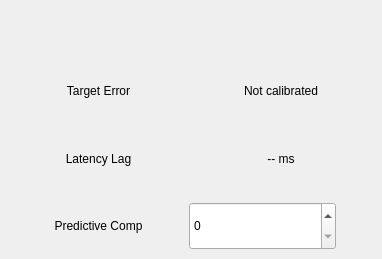
          <widget class="QWidget" name="tab_TargetAccuracy">
            <attribute name="title">
              <string>Target Accuracy</string>
            </attribute>
            <widget class="QLabel" name="labelTargetErrorTitle">
              <property name="geometry">
                <rect>
                  <x>18</x>
                  <y>67</y>
                  <width>161</width>
                  <height>48</height>
                </rect>
              </property>
              <property name="text">
                <string>Target Error</string>
              </property>
              <property name="alignment">
                <set>Qt::AlignCenter</set>
              </property>
            </widget>
            <widget class="QLabel" name="labelTargetErrorValue">
              <property name="geometry">
                <rect>
                  <x>189</x>
                  <y>67</y>
                  <width>184</width>
                  <height>48</height>
                </rect>
              </property>
              <property name="text">
                <string>Not calibrated</string>
              </property>
              <property name="alignment">
                <set>Qt::AlignCenter</set>
              </property>
            </widget>
            <widget class="QLabel" name="labelLatencyLagTitle">
              <property name="geometry">
                <rect>
                  <x>18</x>
                  <y>135</y>
                  <width>161</width>
                  <height>48</height>
                </rect>
              </property>
              <property name="text">
                <string>Latency Lag</string>
              </property>
              <property name="alignment">
                <set>Qt::AlignCenter</set>
              </property>
            </widget>
            <widget class="QLabel" name="labelLatencyLagValue">
              <property name="geometry">
                <rect>
                  <x>189</x>
                  <y>135</y>
                  <width>184</width>
                  <height>48</height>
                </rect>
              </property>
              <property name="text">
                <string>-- ms</string>
              </property>
              <property name="alignment">
                <set>Qt::AlignCenter</set>
              </property>
            </widget>
            <widget class="QLabel" name="labelPredictiveCompTitle">
              <property name="geometry">
                <rect>
                  <x>18</x>
                  <y>202</y>
                  <width>161</width>
                  <height>48</height>
                </rect>
              </property>
              <property name="text">
                <string>Predictive Comp</string>
              </property>
              <property name="alignment">
                <set>Qt::AlignCenter</set>
              </property>
            </widget>
            <widget class="QSpinBox" name="TargetPredictiveComp">
              <property name="geometry">
                <rect>
                  <x>189</x>
                  <y>202</y>
                  <width>147</width>
                  <height>48</height>
                </rect>
              </property>
              <property name="minimum">
                <number>0</number>
              </property>
              <property name="maximum">
                <number>50</number>
              </property>
              <property name="value">
                <number>0</number>
              </property>
            </widget>
          </widget>
